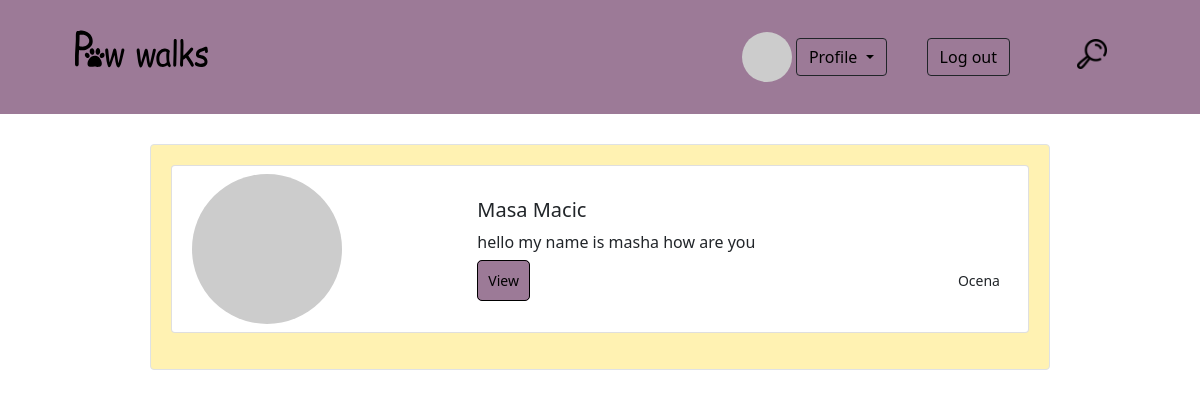
The page /pages/allWalkers.php (signed in) on the database its author committed.
### tables this page shows
CREATE TABLE `walker_details` (
  `id` int(10) UNSIGNED NOT NULL,
  `biography` text DEFAULT NULL,
  `is_active` tinyint(4) NOT NULL DEFAULT 0,
  `walker_id` int(10) UNSIGNED NOT NULL
);

CREATE TABLE `user` (
  `id` int(10) UNSIGNED NOT NULL,
  `role` enum('admin','customer','walker') NOT NULL,
  `first_name` varchar(20) NOT NULL,
  `last_name` varchar(20) NOT NULL,
  `email` varchar(255) NOT NULL,
  `password` varchar(255) NOT NULL,
  `forgot_password_code` varchar(10) DEFAULT NULL,
  `phone_number` varchar(30) NOT NULL,
  `address_id` int(10) UNSIGNED NOT NULL,
  `picture` varchar(255) DEFAULT NULL,
  `is_verified` tinyint(1) NOT NULL DEFAULT 0,
  `verification_code` char(6) DEFAULT NULL,
  `created_at` datetime NOT NULL,
  `updated_at` datetime NOT NULL,
  `registration_expires` datetime DEFAULT NULL
);

### pages/allWalkers.php (the view, shortened to what this page needs)
<!DOCTYPE html>
<html lang="en">
<head>
    <link href="https://cdn.jsdelivr.net/npm/bootstrap@5.1.3/dist/css/bootstrap.min.css" rel="stylesheet">
    <link rel="stylesheet" href="../css/login.css">
    <link rel="stylesheet" href="../css/signup.css">
    <link rel="stylesheet" href="../css/homeStyle.css">
    <link rel="stylesheet" href="../css/scrollbar.css">
</head>
<body>
<?php
include_once '../page_parts/header.php';
if(isset($_GET['name'])){
    $sqlWalkers = "SELECT u.id, u.first_name, u.last_name, u.picture, wd.biography FROM user u
                INNER JOIN walker_details wd ON wd.walker_id = u.id
                WHERE  u.role='walker' AND (u.first_name LIKE '%".$_GET['name']."%' OR u.last_name LIKE '%".$_GET['name']."%' );";
}else {
    $sqlWalkers = "SELECT u.id, u.first_name, u.last_name, u.picture, wd.biography FROM user u
                INNER JOIN walker_details wd ON wd.walker_id = u.id
                WHERE  u.role='walker'";
}
try{
    $conn = new PDO("mysql:host=" . HOST . ";dbname=" . DB, USER, PASS);
    $stmtWalker=$conn->prepare($sqlWalkers);
    $stmtWalker->execute();
    $walkers= $stmtWalker->fetchAll(PDO::FETCH_ASSOC);
}
catch (Exception $ex){
    echo($ex -> getMessage());
}
if(!empty($walkers)){
foreach ($walkers as $walker){
    ?>
    <div class="container ">
        <div class="row border rounded karta mx-auto" style="max-width: 900px;">
            <div class="card mb-3" style="max-width: 900px;">
                <div class="row g-0">
                    <div class="col-md-4 align-self-center p-2">
                        <img src="https://picsum.photos/150/150" class="img-fluid rounded-circle" alt="...">
                    </div>
                    <div class="col-md-8 my-3">
                        <div class="card-body">
                            <h5 class="card-title"><?php echo $walker['first_name']." ".$walker['last_name'];?></h5>
                            <p class="card-text"><?php echo $walker['biography'];?></p>
                            <span class="d-flex justify-content-between align-middle">
                                <small class="text-muted">
                                    <a id="viewWalker" href="./oneWalker.php?walker=<?php echo $walker['id'];?>">View</a>
                                </small>
                                <small>Ocena</small>
                            </span>
                        </div>
                    </div>
                </div>
            </div>
        </div>
    </div>
    <?php
}
}
else{
    ?>
    <h5 class="mt-5 text-center">No results.</h5>
<?php
}
?>
</body>
</html>

### css/homeStyle.css (style rules this page uses)
.karta { background-color: rgba(255, 239, 159, 0.8); padding: 20px; margin: 30px 15px 20px 15px; }
#viewWalker { background-color: #9c7a97; border: 1px solid black; padding: 10px; text-decoration: none; color: black; border-radius: 5px; }

### rows shown on the page
walker_details: walker.first_name "Masa", walker.last_name "Macic", biography "hello my name is masha how are you"
